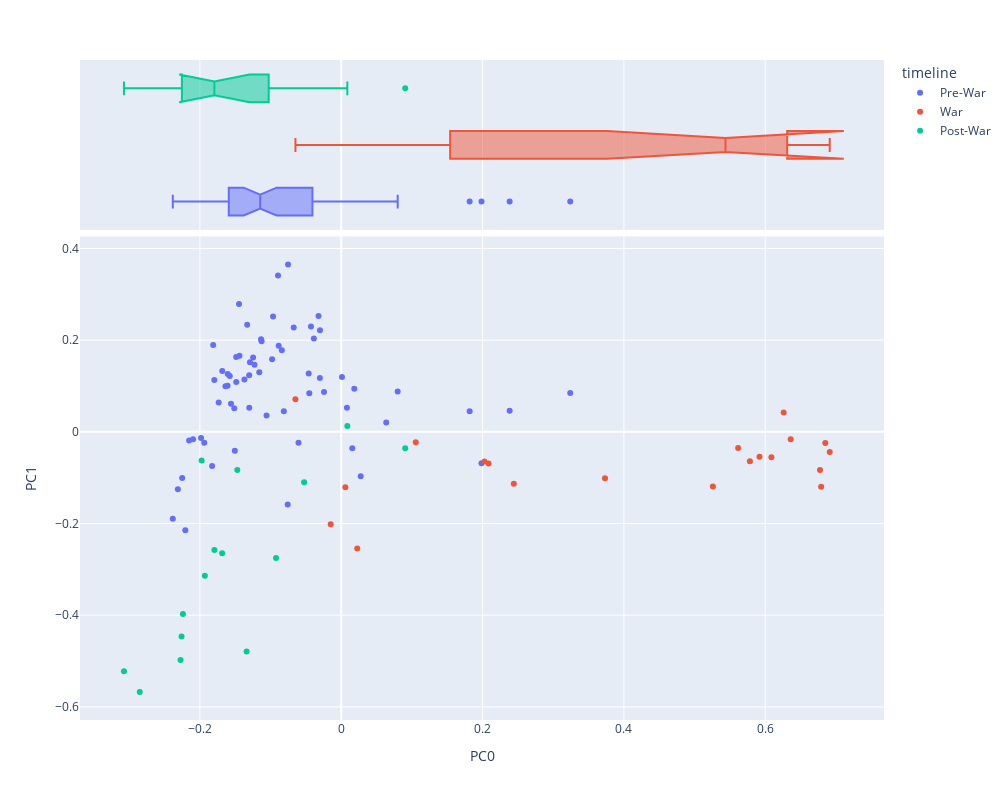

The notebook cell this image was saved under:
### Code cell
vis_pcs(DCM, 0, 1, "timeline")

### Figure 1 — Plotly figure (JSON) as saved in the notebook; plotly's stock layout.template omitted (floating-point values rounded to 4 significant figures)
{"data": [{"hovertemplate": "<b>%{hovertext}</b><br><br>timeline=Pre-War<br>PC0=%{x}<br>PC1=%{y}<extra></extra>", "hovertext": ["Anukramanika Parva", "Sangraha Parva", "Paushya Parva", "Pauloma Parva", "Astika Parva", "Adivansavatarana Parva", "Sambhava Parva", "Jatugriha Parva", "Hidimva-vadha Parva", "Vaka-vadha Parva", "Chaitraratha Parva", "Swayamvara Parva", "Vaivahika Parva", "Viduragamana Parva", "Rajya-labha Parva", "Arjuna-vanavasa Parva", "Subhadra-harana Parva", "Haranaharana Parva", "Khandava-daha Parva", "Sabhakriya Parva", "Lokapala Sabhakhayana Parva", "Rajasuyarambha Parva", "Jarasandhta-badha Parva", "Digvijaya Parva", "Rajasuyika Parva", "Arghyaharana Parva", "Sisupala-badha Parva", "Dyuta Parva", "Anudyuta Parva", "Aranyaka Parva", "Kirmirabadha Parva", "Arjunabhigamana Parva", "Kairata Parva", "Indralokagamana Parva", "Nalopakhyana Parva", "Tirtha-yatra Parva", "Yaksha-yudha Parva", "Nivata-kavacha-yudha Parva", "Ajagara Parva", "Markandeya-Samasya Parva", "Draupadi-Satyabhama Samvada Parva", "Ghosha-yatra Parva", "Mriga Sapnovbhava Parva", "Vrihi Drounika Parva", "Draupadi-harana Parva", "Jayadhratha Vimokshana Parva", "Rama Upakhyana Parva", "Pativrata-mahatmya Parva", "Kundalaharana Parva", "Aranya Parva", "Pandava-Pravesa Parva", "Samayapalana Parva", "Kichaka-badha Parva", "Go-harana Parva", "Sainyodyoga Parva", "Sanjaya-yana Parva", "Prajagara Parva", "Sanat-sujata Parva", "Yanasandhi Parva", "Bhagwat Yana Parva", "Sainya-niryana Parva", "Ulukabhigamana Parva", "Rathatiratha-sankhyana Parva", "Ambopakkyana Parva"], "legendgroup": "Pre-War", "marker": {"color": "#636efa", "symbol": "circle"}, "mode": "markers", "name": "Pre-War", "orientation": "v", "showlegend": true, "type": "scatter", "x": [0.01566, -0.1057, -0.1735, -0.1812, -0.1506, -0.2152, -0.1827, -0.1609, -0.08945, -0.1446, -0.1292, -0.0301, -0.1578, -0.137, -0.1302, -0.1605, -0.04284, -0.0387, -0.04521, -0.1127, -0.2097, -0.1331, -0.09645, -0.0841, -0.1247, -0.144, -0.1135, -0.1638, -0.1486, -0.2251, -0.07528, -0.0605, 0.001035, -0.02438, -0.1796, -0.1938, -0.04604, 0.07985, -0.1514, -0.2312, -0.1486, 0.008045, -0.156, -0.1983, -0.03026, -0.09781, -0.03216, -0.1684, -0.116, -0.1303, -0.1228, -0.06723, -0.08859, 0.324, -0.08122, 0.02748, -0.2384, -0.2206, 0.1985, -0.07577, 0.1817, 0.06364, 0.2383, 0.01845], "xaxis": "x", "y": [-0.03586, 0.03554, 0.06376, 0.1893, -0.04117, -0.0189, -0.07435, 0.1008, 0.341, 0.2789, 0.152, 0.2216, 0.1216, 0.1141, 0.05269, 0.1261, 0.2296, 0.2035, 0.08421, 0.1978, -0.01633, 0.2335, 0.2515, 0.1779, 0.1621, 0.1661, 0.2019, 0.09961, 0.1085, -0.1007, 0.3652, -0.02354, 0.1196, 0.08694, 0.1132, -0.02377, 0.1272, 0.08798, 0.05138, -0.1252, 0.1632, 0.05273, 0.06113, -0.01348, 0.1172, 0.1586, 0.2524, 0.1325, 0.1301, 0.1233, 0.1464, 0.2277, 0.1878, 0.08492, 0.04494, -0.09712, -0.1896, -0.2148, -0.0687, -0.1586, 0.04475, 0.02064, 0.0458, 0.09375], "yaxis": "y"}, {"alignmentgroup": "True", "hovertemplate": "<b>%{hovertext}</b><br><br>timeline=Pre-War<br>PC0=%{x}<extra></extra>", "hovertext": ["Anukramanika Parva", "Sangraha Parva", "Paushya Parva", "Pauloma Parva", "Astika Parva", "Adivansavatarana Parva", "Sambhava Parva", "Jatugriha Parva", "Hidimva-vadha Parva", "Vaka-vadha Parva", "Chaitraratha Parva", "Swayamvara Parva", "Vaivahika Parva", "Viduragamana Parva", "Rajya-labha Parva", "Arjuna-vanavasa Parva", "Subhadra-harana Parva", "Haranaharana Parva", "Khandava-daha Parva", "Sabhakriya Parva", "Lokapala Sabhakhayana Parva", "Rajasuyarambha Parva", "Jarasandhta-badha Parva", "Digvijaya Parva", "Rajasuyika Parva", "Arghyaharana Parva", "Sisupala-badha Parva", "Dyuta Parva", "Anudyuta Parva", "Aranyaka Parva", "Kirmirabadha Parva", "Arjunabhigamana Parva", "Kairata Parva", "Indralokagamana Parva", "Nalopakhyana Parva", "Tirtha-yatra Parva", "Yaksha-yudha Parva", "Nivata-kavacha-yudha Parva", "Ajagara Parva", "Markandeya-Samasya Parva", "Draupadi-Satyabhama Samvada Parva", "Ghosha-yatra Parva", "Mriga Sapnovbhava Parva", "Vrihi Drounika Parva", "Draupadi-harana Parva", "Jayadhratha Vimokshana Parva", "Rama Upakhyana Parva", "Pativrata-mahatmya Parva", "Kundalaharana Parva", "Aranya Parva", "Pandava-Pravesa Parva", "Samayapalana Parva", "Kichaka-badha Parva", "Go-harana Parva", "Sainyodyoga Parva", "Sanjaya-yana Parva", "Prajagara Parva", "Sanat-sujata Parva", "Yanasandhi Parva", "Bhagwat Yana Parva", "Sainya-niryana Parva", "Ulukabhigamana Parva", "Rathatiratha-sankhyana Parva", "Ambopakkyana Parva"], "legendgroup": "Pre-War", "marker": {"color": "#636efa", "symbol": "circle"}, "name": "Pre-War", "notched": true, "offsetgroup": "Pre-War", "showlegend": false, "type": "box", "x": [0.01566, -0.1057, -0.1735, -0.1812, -0.1506, -0.2152, -0.1827, -0.1609, -0.08945, -0.1446, -0.1292, -0.0301, -0.1578, -0.137, -0.1302, -0.1605, -0.04284, -0.0387, -0.04521, -0.1127, -0.2097, -0.1331, -0.09645, -0.0841, -0.1247, -0.144, -0.1135, -0.1638, -0.1486, -0.2251, -0.07528, -0.0605, 0.001035, -0.02438, -0.1796, -0.1938, -0.04604, 0.07985, -0.1514, -0.2312, -0.1486, 0.008045, -0.156, -0.1983, -0.03026, -0.09781, -0.03216, -0.1684, -0.116, -0.1303, -0.1228, -0.06723, -0.08859, 0.324, -0.08122, 0.02748, -0.2384, -0.2206, 0.1985, -0.07577, 0.1817, 0.06364, 0.2383, 0.01845], "xaxis": "x2", "yaxis": "y2"}, {"hovertemplate": "<b>%{hovertext}</b><br><br>timeline=War<br>PC0=%{x}<br>PC1=%{y}<extra></extra>", "hovertext": ["Jamvu-khanda Nirmana Parva", "Bhumi Parva", "Bhagavat-Gita Parva", "Bhishma-vadha Parva", "Dronabhisheka Parva", "Samsaptakabadha Parva", "Abhimanyu-badha Parva", "Pratijna Parva", "Jayadratha-Vadha Parva", "Narayanastra-mokshana Parva", "Ghatotkacha-badha Parva", "Drona-vadha Parva", "Karna Parva", "Karna-vadha Parva", "Shalya-vadha Parva", "Shalya Parva", "Hrada-pravesa Parva", "Gada-yuddha Parva", "Sauptika Parva", "Aishika Parva"], "legendgroup": "War", "marker": {"color": "#EF553B", "symbol": "circle"}, "mode": "markers", "name": "War", "orientation": "v", "showlegend": true, "type": "scatter", "x": [0.005876, -0.06481, 0.02264, 0.685, 0.5783, 0.636, 0.3732, 0.2084, 0.5919, 0.6912, 0.6261, 0.5259, 0.6791, 0.6775, 0.6087, 0.5616, 0.2028, -0.01493, 0.2442, 0.1055], "xaxis": "x", "y": [-0.1209, 0.07097, -0.2543, -0.02413, -0.06389, -0.01599, -0.1013, -0.06924, -0.05412, -0.04372, 0.04236, -0.1192, -0.1195, -0.08341, -0.05561, -0.03499, -0.06471, -0.2015, -0.1134, -0.02253], "yaxis": "y"}, {"alignmentgroup": "True", "hovertemplate": "<b>%{hovertext}</b><br><br>timeline=War<br>PC0=%{x}<extra></extra>", "hovertext": ["Jamvu-khanda Nirmana Parva", "Bhumi Parva", "Bhagavat-Gita Parva", "Bhishma-vadha Parva", "Dronabhisheka Parva", "Samsaptakabadha Parva", "Abhimanyu-badha Parva", "Pratijna Parva", "Jayadratha-Vadha Parva", "Narayanastra-mokshana Parva", "Ghatotkacha-badha Parva", "Drona-vadha Parva", "Karna Parva", "Karna-vadha Parva", "Shalya-vadha Parva", "Shalya Parva", "Hrada-pravesa Parva", "Gada-yuddha Parva", "Sauptika Parva", "Aishika Parva"], "legendgroup": "War", "marker": {"color": "#EF553B", "symbol": "circle"}, "name": "War", "notched": true, "offsetgroup": "War", "showlegend": false, "type": "box", "x": [0.005876, -0.06481, 0.02264, 0.685, 0.5783, 0.636, 0.3732, 0.2084, 0.5919, 0.6912, 0.6261, 0.5259, 0.6791, 0.6775, 0.6087, 0.5616, 0.2028, -0.01493, 0.2442, 0.1055], "xaxis": "x2", "yaxis": "y2"}, {"hovertemplate": "<b>%{hovertext}</b><br><br>timeline=Post-War<br>PC0=%{x}<br>PC1=%{y}<extra></extra>", "hovertext": ["Jalapradanika Parva", "Stri-vilapa Parva", "Rajadharmanusasana Parva", "Apaddharmanusasana Parva", "Mokshadharma Parva", "Dana-dharma Parva", "Bhishma-svargarohana Parva", "Aswamedhika Parva", "Anugita Parva", "Asramavasa Parva", "Putradarsana Parva", "Naradagamana Parva", "Mausala Parva", "Mahaprasthanika Parva", "Svargarohanika Parva"], "legendgroup": "Post-War", "marker": {"color": "#00cc96", "symbol": "circle"}, "mode": "markers", "name": "Post-War", "orientation": "v", "showlegend": true, "type": "scatter", "x": [-0.09224, 0.09053, -0.2274, -0.224, -0.2851, -0.3075, -0.2259, -0.1975, -0.1339, -0.1685, -0.1795, -0.05252, 0.008625, -0.1471, -0.193], "xaxis": "x", "y": [-0.2751, -0.03595, -0.4977, -0.3975, -0.5676, -0.5222, -0.4466, -0.06276, -0.4794, -0.2647, -0.258, -0.1097, 0.01266, -0.08307, -0.3139], "yaxis": "y"}, {"alignmentgroup": "True", "hovertemplate": "<b>%{hovertext}</b><br><br>timeline=Post-War<br>PC0=%{x}<extra></extra>", "hovertext": ["Jalapradanika Parva", "Stri-vilapa Parva", "Rajadharmanusasana Parva", "Apaddharmanusasana Parva", "Mokshadharma Parva", "Dana-dharma Parva", "Bhishma-svargarohana Parva", "Aswamedhika Parva", "Anugita Parva", "Asramavasa Parva", "Putradarsana Parva", "Naradagamana Parva", "Mausala Parva", "Mahaprasthanika Parva", "Svargarohanika Parva"], "legendgroup": "Post-War", "marker": {"color": "#00cc96", "symbol": "circle"}, "name": "Post-War", "notched": true, "offsetgroup": "Post-War", "showlegend": false, "type": "box", "x": [-0.09224, 0.09053, -0.2274, -0.224, -0.2851, -0.3075, -0.2259, -0.1975, -0.1339, -0.1685, -0.1795, -0.05252, 0.008625, -0.1471, -0.193], "xaxis": "x2", "yaxis": "y2"}], "layout": {"height": 800, "legend": {"title": {"text": "timeline"}, "tracegroupgap": 0}, "margin": {"t": 60}, "width": 1008, "xaxis": {"anchor": "y", "domain": [0, 1], "title": {"text": "PC0"}}, "xaxis2": {"anchor": "y2", "domain": [0, 1], "matches": "x", "showgrid": true, "showticklabels": false}, "yaxis": {"anchor": "x", "domain": [0, 0.7326], "title": {"text": "PC1"}}, "yaxis2": {"anchor": "x2", "domain": [0.7426, 1], "matches": "y2", "showgrid": false, "showline": false, "showticklabels": false, "ticks": ""}}}
